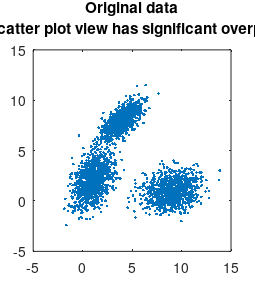

The MATLAB source for this figure: (Note: this script raises an error after producing the figure.)
%% CHAPTER 3, SCATTER PLOT SMOOTHING
%   3165_03_02:
%   Copyright 2012 Packt Publishing
%   $Revision: 1 $
%   $Date: 2012-02-14 12:00:00

%% Add path to utilities
addpath([pwd '\..\..\..\utilities']);

%% data generation
z = [repmat([1 2],1000,1) + randn(1000,2)*[1 .5; 0 1.32];...
     repmat([9 1],1000,1) + randn(1000,2)*[1.4 .2; 0 0.98];...
     repmat([4 8],1000,1) + randn(1000,2)*[1 .7; 0  0.71];];

%% raw data plot
figure('units','normalized','position',[ 0.4458    0.6296    0.1995    0.2759]);
plot(z(:,1),z(:,2),'.');
title({'Original data','The scatter plot view has significant overplotting'});
set(gcf,'color',[1 1 1],'paperpositionmode','auto');
print(gcf,'-dpng','./../3165_03_Images/3165_03_02_1.png');


%% density plots
figure;
densityPlot2D(z(:,1),z(:,2),100);
print(gcf,'-dpng','./../3165_03_Images/3165_03_02_2.png');

%% scatter plot smooth
figure;
scatterPlotSmooth2D(z(:,1),z(:,2),.1,100);
print(gcf,'-dpng','./../3165_03_Images/3165_03_02_3.png');
